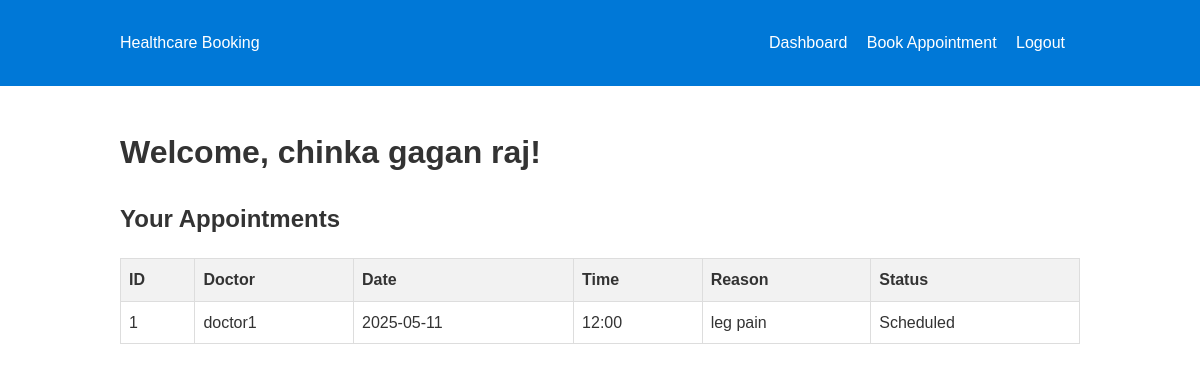
The page /dashboard (signed in) on the database its author committed.
### models.py (models this page shows)
class User(db.Model):
    id = db.Column(db.Integer, primary_key=True)
    username = db.Column(db.String(80), unique=True, nullable=False)
    password = db.Column(db.String(120), nullable=False)
    role = db.Column(db.String(20), nullable=False)  # 'patient' or 'doctor' or 'admin'
    name = db.Column(db.String(100), nullable=False)
    email = db.Column(db.String(120), unique=True, nullable=False)
    appointments = db.relationship(
        'Appointment',
        primaryjoin="User.id==Appointment.patient_id",
        backref=db.backref('patient', lazy=True),
        lazy=True
    )
    doctor_appointments = db.relationship(
        'Appointment',
        primaryjoin="User.id==Appointment.doctor_id",
        backref=db.backref('doctor', lazy=True),
        lazy=True
    )

class Appointment(db.Model):
    id = db.Column(db.Integer, primary_key=True)
    patient_id = db.Column(db.Integer, db.ForeignKey('user.id'), nullable=False)
    doctor_id = db.Column(db.Integer, db.ForeignKey('user.id'), nullable=False)
    date = db.Column(db.String(20), nullable=False)  # In real app, use DateTime
    time = db.Column(db.String(20), nullable=False)
    status = db.Column(db.String(20), default='Scheduled')  # Scheduled, Completed, Cancelled
    reason = db.Column(db.String(200))

### app.py (the view)
@app.route('/dashboard')
def dashboard():
    if 'user_id' not in session:
        return redirect(url_for('login'))
    user=User.query.get(session['user_id'])
    if user.role=='patient':
        appoint=Appointment.query.filter_by(patient_id=user.id).all()
    elif user.role=='doctor':
        appoint=Appointment.query.filter_by(doctor_id=user.id).all()
    else:
        appoint=Appointment.query.all()
    return render_template('dashboard.html',user=user,appointments=appoint)

### templates/dashboard.html (shortened to what this page needs)
{% extends "base.html" %}
{% block content %}
    <h1>Welcome, {{ user.name }}!</h1>
    <h2>Your Appointments</h2>
    {% if appointments %}
        <table>
            <tr>
                <th>ID</th>
                {% if user.role == 'patient' %}<th>Doctor</th>{% endif %}
                <th>Date</th>
                <th>Time</th>
                <th>Reason</th>
                <th>Status</th>
            </tr>
            {% for app in appointments %}
                <tr>
                    <td>{{ app.id }}</td>
                    {% if user.role == 'patient' %}
                        <td>{{ app.doctor.name }}</td>
                    {% endif %}
                    <td>{{ app.date }}</td>
                    <td>{{ app.time }}</td>
                    <td>{{ app.reason }}</td>
                    <td>{{ app.status }}</td>
                </tr>
            {% endfor %}
        </table>
    {% else %}
        <p>No appointments found.</p>
    {% endif %}
{% endblock %}

### static/style.css (style rules this page uses)
body { font-family: Arial, sans-serif; line-height: 1.6; margin: 0; padding: 0; color: #333; }
table { width: 100%; border-collapse: collapse; margin-top: 20px; }
table th, table td { border: 1px solid #ddd; padding: 8px; text-align: left; }
table th { background-color: #f2f2f2; }

### rows shown on the page
User: name "chinka gagan raj"
Appointment: id "1", doctor.name "doctor1", date "2025-05-11", time "12:00", reason "leg pain", status "Scheduled"
